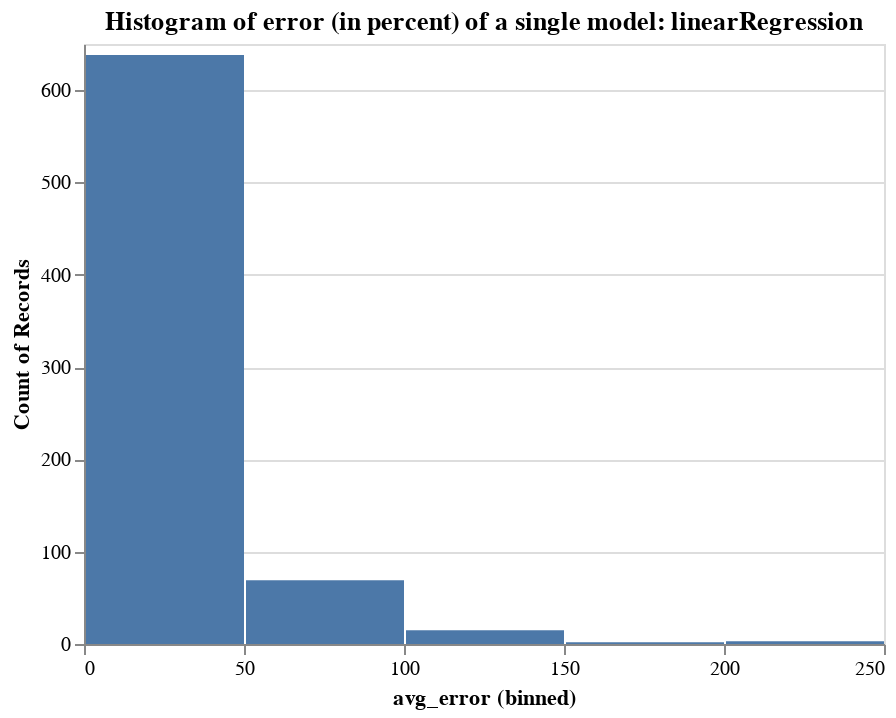

Source (notebook cell):
### Code cell
alt.Chart(plotdf,title="Histogram of error (in percent) of a single model: linearRegression ").mark_bar().encode(
    alt.X("avg_error:Q", bin=True),
    y='count()',
)

### Figure 1 — Vega-Lite specification as saved in the notebook (floating-point values rounded to 4 significant figures; data arrays with more than 128 entries replaced by an {"elided": "..."} marker saying what was removed)
{"config": {"view": {"continuousWidth": 400, "continuousHeight": 300}}, "data": {"name": "data-a41f1f5b374840f2d086f57093b6bf5c"}, "mark": "bar", "encoding": {"x": {"type": "quantitative", "bin": true, "field": "avg_error"}, "y": {"type": "quantitative", "aggregate": "count"}}, "title": "Histogram of error (in percent) of a single model: linearRegression ", "$schema": "https://vega.github.io/schema/vega-lite/v4.8.1.json", "datasets": {"data-a41f1f5b374840f2d086f57093b6bf5c": {"elided": "727 records"}}}
